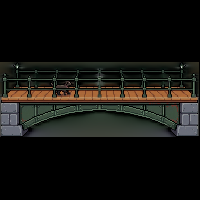
#> input picture source_scenery/r8_b10_footbridge_v1_px.png, 200 x 200 px
$ python -i title_pixel.py   (imports and definitions only)
#> lines starting #> are read from the running program, lines starting #| are printed output that depends on the picture; after the words box and inside, x2 and y2 are one past the last pixel; in counts of white or black regions, pixels touching at a corner belong together
# Real pixels for the title screen (22 Oct): turns the title painting into pixel art on the game's 320x240 grid.
# The old way (a median per cell, then 64 colours) kept the painting's AI texture: noisy fur, random speckle
# "dither", wobbly outlines. Here every pixel is placed by a rule a pixel artist would follow:
#   1. Flat colour areas: the painting averaged per cell, smoothed (edges kept), then 30 colours on the VGA
#      6-bit grid. No colour is used for a single stray pixel: clusters under 4 px join their neighbour.
#   2. Clean outlines: on every strong edge the darker side takes a darker shade of its own colour (sel-out),
#      so silhouettes get one even line. Drawn lines (mouth, wink, ears) come from the painting's dark lines,
#      thinned to 1 px; short scraps are dropped.
#   3. The logo is rebuilt: the letter shapes are cleaned, filled with four bands of yellow to orange joined by
#      a 2x2 checker (the 16-bit way), a light top edge, a dark lower edge and a 2-colour outline.
#   4. The subtitle and PRESS ANY KEY boxes: 4 colours each (border, fill, text, shadow), so the letters are crisp.
import numpy as np
from PIL import Image
from scipy import ndimage as ndi
from skimage.color import rgb2lab, lab2rgb
from skimage.restoration import denoise_tv_chambolle
from skimage.measure import label
from skimage.morphology import skeletonize
from sklearn.cluster import KMeans

W, H = 320, 240
N4 = [[0, 1, 0], [1, 1, 1], [0, 1, 0]]
LOGO = (118, 10, 304, 84)          # x0, y0, x1, y1: the logo letters and their outline
SUB = (150, 78, 292, 100)          # the subtitle banner
PRESS = (154, 187, 272, 207)       # the PRESS ANY KEY box


def vga(c):
    return np.round(np.round(np.asarray(c, float) / 255 * 63) * 255 / 63)


def merge_small(idx, pl, minsz, de):
    """Clusters smaller than minsz px take their main neighbour's colour (unless the two are far apart)."""
    for _ in range(4):
        changed = 0
        for k in range(len(pl)):
            lb, nl = label(idx == k, connectivity=1, return_num=True)
            if nl == 0: continue
            sizes = ndi.sum(np.ones_like(lb), lb, index=np.arange(1, nl + 1))
            for ci in np.nonzero(sizes < minsz)[0] + 1:
                m = lb == ci
                ring = ndi.binary_dilation(m, structure=N4) & ~m
                nb = idx[ring]
                if len(nb) == 0: continue
                vals, cnt = np.unique(nb, return_counts=True)
                t = vals[cnt.argmax()]
                if np.linalg.norm(pl[k] - pl[t]) < de:
                    idx[m] = t; changed += 1
        if not changed: break
    return idx


def darker_of(pl, k, drop):
    """The palette entry at least `drop` L darker than k, with the closest hue."""
    c = [j for j in range(len(pl)) if pl[j, 0] <= pl[k, 0] - drop]
    if not c: return int(pl[:, 0].argmin())
    d = [np.linalg.norm(pl[j, 1:] - pl[k, 1:]) + 0.3 * abs(pl[k, 0] - drop - pl[j, 0]) for j in c]
    return c[int(np.argmin(d))]


def scene(src):
    tone = np.array(Image.fromarray(src).resize((W, H), Image.BOX)).astype(float)
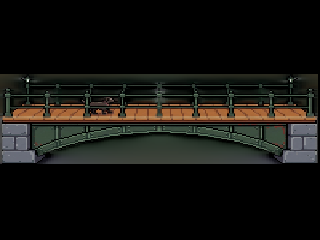
#> tone: shape (240, 320, 3) float64; mean R, G, B 21.1, 20.2, 16.6
    lab = denoise_tv_chambolle(rgb2lab(tone / 255.0), weight=3, channel_axis=-1)
#> lab: shape (240, 320, 3) float64; mean of channels 0, 1, 2 8.4, -0.2, 2.3
    km = KMeans(n_clusters=30, n_init=4, random_state=1).fit(lab.reshape(-1, 3))
    pal = vga(np.clip(lab2rgb(km.cluster_centers_[None])[0] * 255, 0, 255))
#> pal = 30 rows, first 8: [40, 49, 45], [4, 8, 4], [166, 105, 61], [105, 109, 121], [97, 57, 45], [53, 61, 53], [24, 28, 24], [49, 49, 57]
    pl = rgb2lab(pal[None] / 255.0)[0]
#> pl = 30 rows, first 8: [19.38, -4.86, 1.27], [1.88, -1.6, 1.15], [50.16, 20.07, 34.5], [46.07, 1.11, -7.17], [28.53, 16.3, 14.98], [24.8, -5.21, 3.82], [9.72, -2.92, 2.14], [20.62, 1.98, -5.05]
    idx = ((lab[:, :, None, :] - pl[None, None]) ** 2).sum(-1).argmin(-1)
#> idx: shape (240, 320) int64; 30 distinct labels, from 0 to 29
    idx = merge_small(idx, pl, 4, 30)
#> after the loop in merge_small, `for _ in range(4):`:
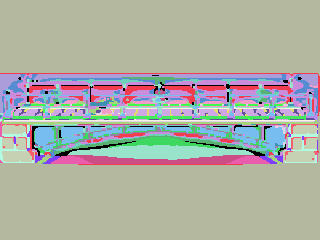
#> idx: shape (240, 320) int64; 30 distinct labels, from 0 to 29; one colour per label, 0 black
#> after the loop in merge_small, `for _ in range(4):`:
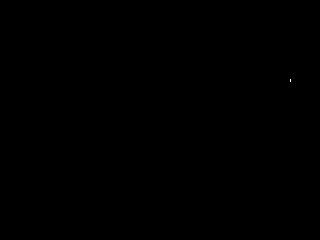
#> m: shape (240, 320) bool; 0% white in thin lines or dots, all inside (x1, y1, x2, y2) = (290, 79, 291, 82)
    base = idx.copy(); Lm = pl[base][..., 0]
    # sel-out on strong edges
    out = idx.copy()
    for dy, dx in ((0, 1), (1, 0), (0, -1), (-1, 0)):
        edge = (np.roll(Lm, (-dy, -dx), (0, 1)) - Lm > 35) & (Lm < 45)
        for k in np.unique(base[edge]): out[edge & (base == k)] = darker_of(pl, k, 8)
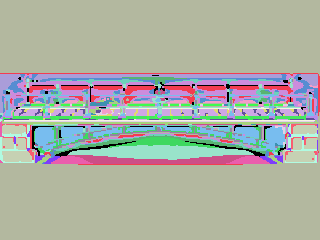
#> out: shape (240, 320) int64; 30 distinct labels, from 0 to 29; one colour per label, 0 black
    idx = out
    # drawn lines: thin dark lines of the painting (black-hat), 1 px, no scraps; in light areas only long ones (stone joints, not cloth texture)
    Ls = (0.3 * src[..., 0] + 0.59 * src[..., 1] + 0.11 * src[..., 2]).astype(np.float32)
    bh = ndi.grey_closing(Ls, size=(17, 17)) - Ls
    bhs = np.array(Image.fromarray(bh).resize((W, H), Image.BOX))
    sk = skeletonize(bhs > 18)
#> sk: shape (240, 320) bool; 5.5% white in thin lines or dots, all inside (x1, y1, x2, y2) = (0, 74, 319, 163)
    lb, nl = label(sk, connectivity=2, return_num=True)
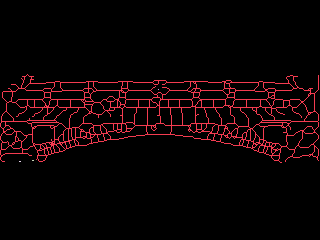
#> lb: shape (240, 320) int32; 5 distinct labels, from 0 to 4; one colour per label, 0 black
#> nl = 4
    sizes = ndi.sum(sk, lb, index=np.arange(1, nl + 1))
#> sizes = [4204, 1, 2, 2]
    for ci in np.nonzero(sizes >= 8)[0] + 1:
        ys, xs = np.nonzero(lb == ci)
        dark_area = np.median(Lm[ys, xs]) < 40
        if dark_area or len(ys) >= 30:
            for y, x in zip(ys, xs):
                if dark_area or Lm[y, x] < 70: idx[y, x] = darker_of(pl, base[y, x], 18)
#> this loop made 1 pass
#> dark_area on pass 1: True
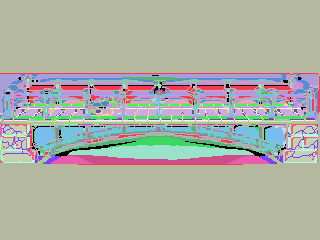
#> idx: shape (240, 320) int64; 30 distinct labels, from 0 to 29; one colour per label, 0 black
    return pal[idx].astype(np.uint8)
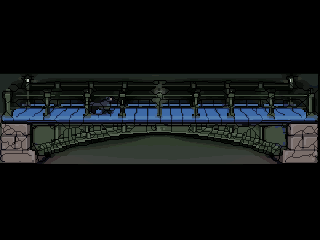
#> returned value: shape (240, 320, 3); mean of channels 0, 1, 2 19.3, 18.4, 15.3; drawn as B, G, R


# [61 lines left out: functions boxes, logo, repixel, not called in this run]

>>> import cv2
>>> picture = cv2.cvtColor(cv2.imread('../source_scenery/r8_b10_footbridge_v1_px.png'), cv2.COLOR_BGR2RGB)
>>> result = scene(picture)
